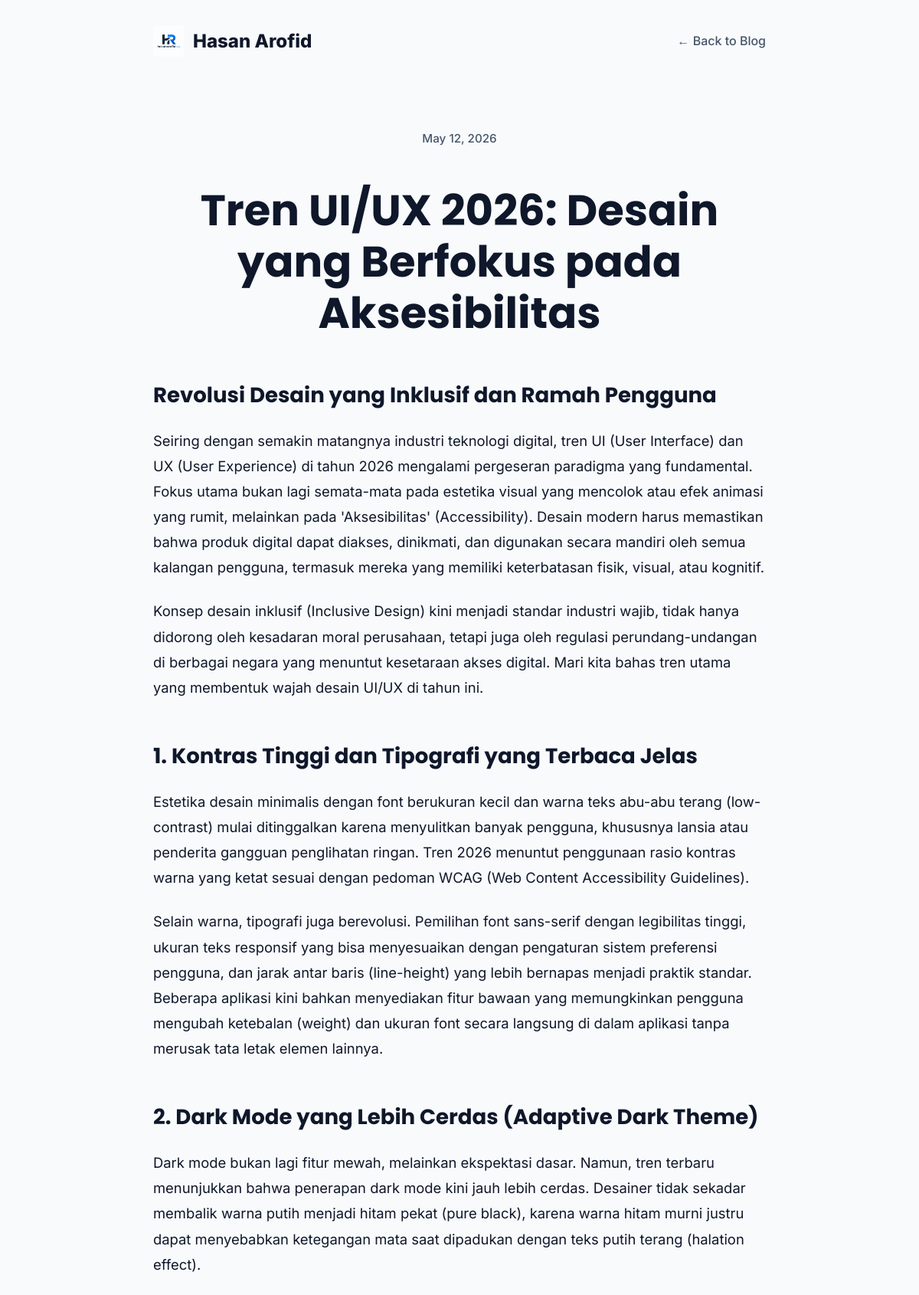
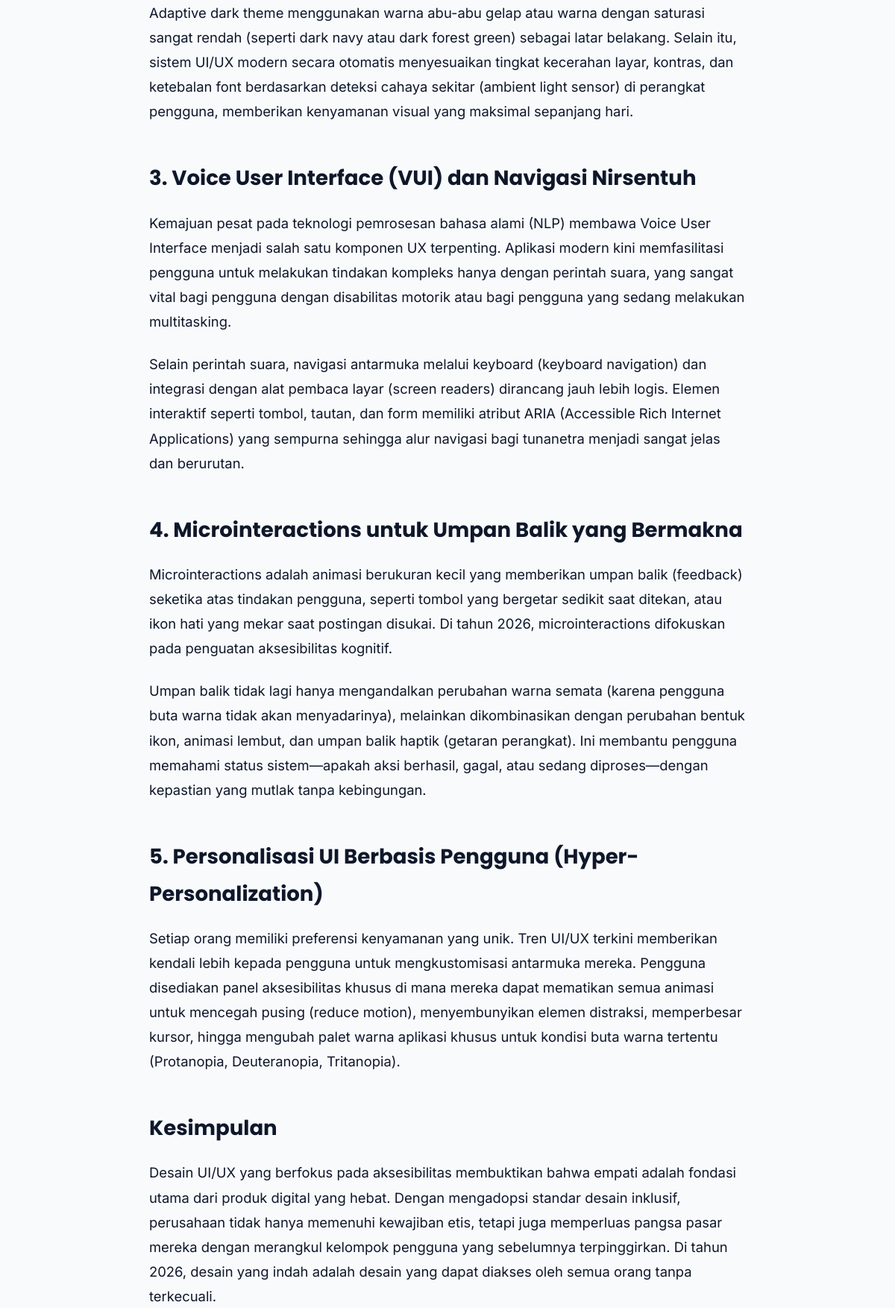
Page /blog.php?slug=tren-ui-ux-2026-aksesibilitas-desain (upper part) on the committed database (2 pictures, top to bottom).
### tables this page shows
CREATE TABLE articles (id INTEGER PRIMARY KEY AUTOINCREMENT, title TEXT, slug TEXT UNIQUE, content TEXT, excerpt TEXT, meta_title TEXT, meta_description TEXT, image_url TEXT, created_at DATETIME DEFAULT (datetime('now')), status TEXT DEFAULT 'published');

### blog.php (the view, shortened to what this page needs)
<?php
$dbFile = __DIR__ . '/stats.db';
try {
    $db = new PDO('sqlite:' . $dbFile);
    $db->setAttribute(PDO::ATTR_ERRMODE, PDO::ERRMODE_EXCEPTION);
} catch (PDOException $e) { die("Database connection failed."); }
$slug = $_GET['slug'] ?? '';
$stmt = $db->prepare("SELECT * FROM articles WHERE slug = ? AND status = 'published'");
$stmt->execute([$slug]);
$article = $stmt->fetch(PDO::FETCH_ASSOC);
$lang = $_SESSION['lang'] ?? 'en';
?>
<!DOCTYPE html>
<html lang="<?= $lang ?>">
<head>
</head>
<body>
    <div class="container">
        <nav>
            <a href="index.php" class="logo">
                <img src="images/logohasanarofid.png" alt="Logo">
                <span>Hasan Arofid</span>
            </a>
            <a href="index.php#blog" class="back-link">← <?= $lang === 'id' ? 'Kembali ke Blog' : 'Back to Blog' ?></a>
        </nav>
        <article>
            <div class="article-header">
                <div class="article-meta"><?= date('F d, Y', strtotime($article['created_at'])) ?></div>
                <h1><?= htmlspecialchars($article['title']) ?></h1>
            </div>
            <div class="article-content ql-editor">
                <?= $article['content'] ?>
            </div>
        </article>
    </div>
</body>
</html>

### blog.php (style rules this page uses)
:root { --bg: #f8fafc; --surface: #ffffff; --border: rgba(0,0,0,0.08); --text: #0f172a; --text-muted: #475569; --accent: #3b82f6; }
body { font-family: 'Inter', sans-serif; background: var(--bg); color: var(--text); line-height: 1.8; margin: 0; padding: 0; }
.container { max-width: 800px; margin: 0 auto; padding: 0 24px; }
nav { padding: 32px 0; display: flex; justify-content: space-between; align-items: center; }
.logo { font-weight: 800; font-size: 1.5rem; text-decoration: none; color: inherit; display: flex; align-items: center; gap: 12px; }
.logo img { height: 40px; }
.back-link { color: var(--text-muted); text-decoration: none; font-weight: 500; }
article { padding: 60px 0 120px; }
.article-header { margin-bottom: 48px; text-align: center; }
.article-header h1 { font-family: 'Poppins', sans-serif; font-size: clamp(2rem, 5vw, 3.5rem); line-height: 1.2; margin-bottom: 24px; }
.article-meta { color: var(--text-muted); font-size: 0.95rem; font-weight: 500; }
.article-content { font-size: 1.15rem; color: var(--text); }
.article-content h1, .article-content h2, .article-content h3 { margin-top: 48px; margin-bottom: 16px; font-family: 'Poppins', sans-serif; }
.article-content p { margin-bottom: 24px; }

### rows in the picture
articles: created_at "May 12, 2026", title "Tren UI/UX 2026: Desain yang Berfokus pada Aksesibilitas", content "Revolusi Desain yang Inklusif dan Ramah Pengguna Seiring dengan semakin matangnya industri teknologi digital, tren UI (User Interface) dan UX (User Experience) di tahun 2026 mengalami pergeseran paradigma yang fundamental. Fokus utama bukan lagi semata-mata pada estetika visual yang mencolok atau efek animasi yang rumit, melainkan pada 'Aksesibilitas' (Accessibility). Desain modern harus memastikan bahwa produk digital dapat diakses, dinikmati, dan digunakan secara mandiri oleh semua kalangan pengguna, termasuk mereka yang memiliki keterbatasan fisik, visual, atau kognitif. Konsep desain inklusif (Inclusive Design) kini menjadi standar industri wajib, tidak hanya didorong oleh kesadaran…"
